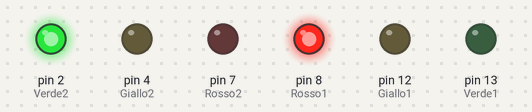
This program was run on a simulated Arduino Uno, built with avr-gcc and run on an emulated ATmega328P. Parts: output pins drawn as LEDs (lit = HIGH).

Above: at 1.5 s.
At 3.5 s:
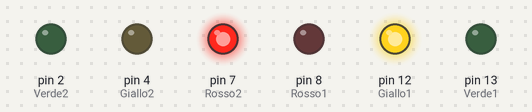
At 5.5 s:
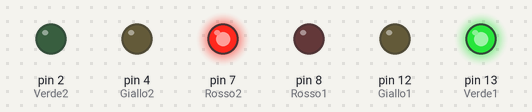
At 7.5 s:
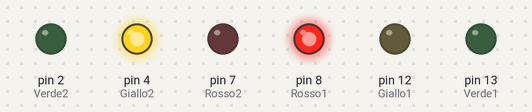
Timing chart, 0 to 10.4 s (numbered marks = the images above):
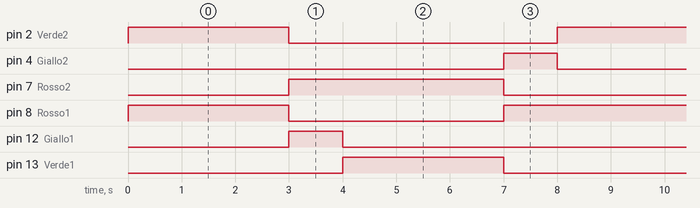

Measured:
- by itself, pin 2 (Verde2), pin 13 (Verde1): alternates HIGH for 3.0 s and LOW for 5.0 s
- by itself, pin 4 (Giallo2), pin 12 (Giallo1): alternates HIGH for 1.0 s and LOW for 7.0 s
- by itself, pin 7 (Rosso2): alternates HIGH for 4.0 s and LOW for 4.0 s
- by itself, pin 8 (Rosso1): repeats every 8.0 s: LOW 4.0 s, HIGH 4.0 s

The program:

main.cpp
```cpp
#include <Arduino.h>
const int Rosso1 = 8;
const int Giallo1 = 12;
const int Verde1 = 13;
const int Rosso2 = 7;
const int Giallo2 = 4;
const int Verde2 = 2;


void setup() {
    pinMode(Rosso1, OUTPUT);
    pinMode(Giallo1, OUTPUT);
    pinMode(Verde1, OUTPUT);
    pinMode(Rosso2, OUTPUT);
    pinMode(Giallo2, OUTPUT);
    pinMode(Verde2, OUTPUT);
}

void loop() {
    digitalWrite(Rosso1, HIGH);
    digitalWrite(Giallo1, LOW);
    digitalWrite(Verde1, LOW);
    digitalWrite(Verde2, HIGH);
    digitalWrite(Giallo2, LOW);
    digitalWrite(Rosso2, LOW);
    delay(3000);

    digitalWrite(Rosso1, LOW);
    digitalWrite(Verde1, LOW);
    digitalWrite(Giallo1, HIGH);
    digitalWrite(Verde2, LOW);
    digitalWrite(Giallo2, LOW);
    digitalWrite(Rosso2, HIGH);
    delay(1000);

    digitalWrite(Rosso1, LOW);
    digitalWrite(Verde1, HIGH);
    digitalWrite(Giallo1, LOW);
    digitalWrite(Verde2, LOW);
    digitalWrite(Giallo2, LOW);
    digitalWrite(Rosso2, HIGH);
    delay(3000);

    digitalWrite(Rosso1, HIGH);
    digitalWrite(Verde1, LOW);
    digitalWrite(Giallo1, LOW);
    digitalWrite(Verde2, LOW);
    digitalWrite(Giallo2, HIGH);
    digitalWrite(Rosso2, LOW);
    delay(1000);

}
```
